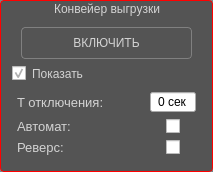
<?xml version="1.0" encoding="UTF-8"?>
<ui version="4.0">
 <class>TConveyorPanelEx</class>
 <widget class="QGroupBox" name="TConveyorPanelEx">
  <property name="geometry">
   <rect>
    <x>0</x>
    <y>0</y>
    <width>224</width>
    <height>194</height>
   </rect>
  </property>
  <property name="windowTitle">
   <string>Наклонный конвейер</string>
  </property>
  <property name="styleSheet">
   <string notr="true">QGroupBox
{
	background-color: rgba(59, 59, 59,164);
	color: gray;
	border: 1px solid red;
	border-radius: 4px;
	font-size: 9pt;
	color: lightGray;
}
QGroupBox QLabel
{
	color: lightGray;
	font-size: 10pt;
}
QLabel:enabled[style=&quot;alarm&quot;]
{
	border: 1px solid red;
	border-radius: 4px;
	background-color: rgba(255,0,0,100);
	padding: 4px;
	color: white;
	font-weight: bold;
}
QLabel:disabled[style=&quot;alarm&quot;]
{
	border: 1px solid gray;
	border-radius: 4px;
	background-color: rgba(0,0,0,100);
	padding: 4px;
	color: darkGray;
	font-weight: bold;
}
QPushButton:flat
{
	border: 1px solid gray;
	border-radius: 4px;
	color: lightGray;
}
QPushButton:flat:hover
{
	background-color: gray;
}
QPushButton:flat:pressed:hover,QPushButton:flat:checked:hover,QPushButton:flat:checked
{
	background-color: green;
}
#more
{
	color: lightGray;
	font-size: 9pt;
	border: none;
	background: none;
}
#more::indicator:unchecked 
{
	image: url(:/TConveyorPanel/more.png);
	width: 24px;
}
#more::indicator:checked 
{
	image: url(:/TConveyorPanel/less.png);
	width: 24px;
}</string>
  </property>
  <property name="title">
   <string>Конвейер выгрузки</string>
  </property>
  <property name="alignment">
   <set>Qt::AlignCenter</set>
  </property>
  <layout class="QVBoxLayout" name="verticalLayout">
   <property name="spacing">
    <number>5</number>
   </property>
   <property name="sizeConstraint">
    <enum>QLayout::SetFixedSize</enum>
   </property>
   <property name="topMargin">
    <number>24</number>
   </property>
   <item>
    <widget class="QWidget" name="ctl_group" native="true">
     <property name="minimumSize">
      <size>
       <width>184</width>
       <height>36</height>
      </size>
     </property>
     <property name="maximumSize">
      <size>
       <width>184</width>
       <height>36</height>
      </size>
     </property>
     <widget class="QPushButton" name="power">
      <property name="geometry">
       <rect>
        <x>9</x>
        <y>2</y>
        <width>171</width>
        <height>32</height>
       </rect>
      </property>
      <property name="sizePolicy">
       <sizepolicy hsizetype="Minimum" vsizetype="Preferred">
        <horstretch>0</horstretch>
        <verstretch>0</verstretch>
       </sizepolicy>
      </property>
      <property name="minimumSize">
       <size>
        <width>160</width>
        <height>32</height>
       </size>
      </property>
      <property name="maximumSize">
       <size>
        <width>16777215</width>
        <height>32</height>
       </size>
      </property>
      <property name="cursor">
       <cursorShape>PointingHandCursor</cursorShape>
      </property>
      <property name="text">
       <string>ВКЛЮЧИТЬ</string>
      </property>
      <property name="checkable">
       <bool>true</bool>
      </property>
      <property name="flat">
       <bool>true</bool>
      </property>
     </widget>
     <widget class="QLabel" name="powered">
      <property name="geometry">
       <rect>
        <x>23</x>
        <y>11</y>
        <width>16</width>
        <height>16</height>
       </rect>
      </property>
      <property name="minimumSize">
       <size>
        <width>16</width>
        <height>16</height>
       </size>
      </property>
      <property name="maximumSize">
       <size>
        <width>16</width>
        <height>16</height>
       </size>
      </property>
      <property name="text">
       <string/>
      </property>
      <property name="pixmap">
       <pixmap resource="../../../SCADA/ConcreteUI/tconveyorpanel/tconveyorpanel.qrc">:/TConveyorPanel/bolt.png</pixmap>
      </property>
      <property name="scaledContents">
       <bool>true</bool>
      </property>
      <property name="alignment">
       <set>Qt::AlignCenter</set>
      </property>
     </widget>
    </widget>
   </item>
   <item>
    <widget class="QCheckBox" name="more">
     <property name="cursor">
      <cursorShape>PointingHandCursor</cursorShape>
     </property>
     <property name="text">
      <string>Показать</string>
     </property>
     <property name="checked">
      <bool>true</bool>
     </property>
    </widget>
   </item>
   <item>
    <widget class="QWidget" name="preferences" native="true">
     <layout class="QGridLayout" name="gridLayout">
      <property name="sizeConstraint">
       <enum>QLayout::SetFixedSize</enum>
      </property>
      <property name="leftMargin">
       <number>5</number>
      </property>
      <property name="topMargin">
       <number>5</number>
      </property>
      <property name="rightMargin">
       <number>5</number>
      </property>
      <property name="bottomMargin">
       <number>5</number>
      </property>
      <item row="0" column="1">
       <spacer name="horizontalSpacer">
        <property name="orientation">
         <enum>Qt::Horizontal</enum>
        </property>
        <property name="sizeHint" stdset="0">
         <size>
          <width>40</width>
          <height>20</height>
         </size>
        </property>
       </spacer>
      </item>
      <item row="1" column="0">
       <widget class="QLabel" name="hint_2">
        <property name="sizePolicy">
         <sizepolicy hsizetype="Expanding" vsizetype="Preferred">
          <horstretch>0</horstretch>
          <verstretch>0</verstretch>
         </sizepolicy>
        </property>
        <property name="text">
         <string>Автомат:</string>
        </property>
       </widget>
      </item>
      <item row="0" column="2">
       <widget class="QSpinBox" name="stopT">
        <property name="alignment">
         <set>Qt::AlignCenter</set>
        </property>
        <property name="buttonSymbols">
         <enum>QAbstractSpinBox::NoButtons</enum>
        </property>
        <property name="suffix">
         <string> сек</string>
        </property>
       </widget>
      </item>
      <item row="0" column="0">
       <widget class="QLabel" name="hint_1">
        <property name="sizePolicy">
         <sizepolicy hsizetype="Expanding" vsizetype="Preferred">
          <horstretch>0</horstretch>
          <verstretch>0</verstretch>
         </sizepolicy>
        </property>
        <property name="text">
         <string>T отключения:</string>
        </property>
       </widget>
      </item>
      <item row="1" column="2" alignment="Qt::AlignHCenter">
       <widget class="QCheckBox" name="active">
        <property name="text">
         <string/>
        </property>
       </widget>
      </item>
      <item row="2" column="0">
       <widget class="QLabel" name="hint_3">
        <property name="sizePolicy">
         <sizepolicy hsizetype="Expanding" vsizetype="Preferred">
          <horstretch>0</horstretch>
          <verstretch>0</verstretch>
         </sizepolicy>
        </property>
        <property name="text">
         <string>Реверс:</string>
        </property>
       </widget>
      </item>
      <item row="2" column="2" alignment="Qt::AlignHCenter">
       <widget class="QCheckBox" name="active_2">
        <property name="text">
         <string/>
        </property>
       </widget>
      </item>
     </layout>
    </widget>
   </item>
  </layout>
 </widget>
 <resources>
  <include location="../../../SCADA/ConcreteUI/tconveyorpanel/tconveyorpanel.qrc"/>
 </resources>
 <connections>
  <connection>
   <sender>more</sender>
   <signal>toggled(bool)</signal>
   <receiver>preferences</receiver>
   <slot>setVisible(bool)</slot>
   <hints>
    <hint type="sourcelabel">
     <x>52</x>
     <y>121</y>
    </hint>
    <hint type="destinationlabel">
     <x>51</x>
     <y>136</y>
    </hint>
   </hints>
  </connection>
 </connections>
</ui>
